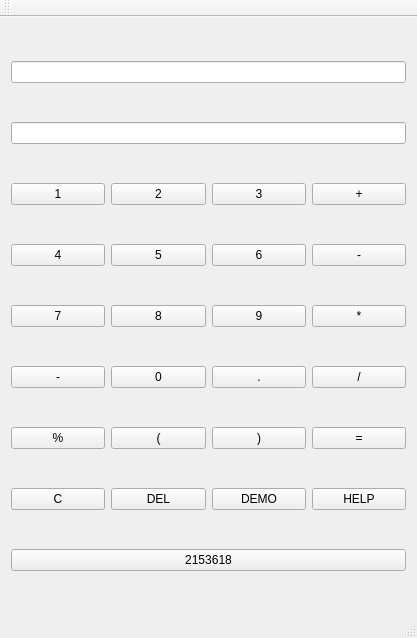
<?xml version="1.0" encoding="UTF-8"?>
<ui version="4.0">
 <class>LISP</class>
 <widget class="QMainWindow" name="LISP">
  <property name="geometry">
   <rect>
    <x>0</x>
    <y>0</y>
    <width>417</width>
    <height>638</height>
   </rect>
  </property>
  <property name="windowTitle">
   <string>LISP</string>
  </property>
  <property name="windowIcon">
   <iconset resource="resource.qrc">
    <normaloff>:/calc.png</normaloff>:/calc.png</iconset>
  </property>
  <property name="iconSize">
   <size>
    <width>60</width>
    <height>60</height>
   </size>
  </property>
  <widget class="QWidget" name="centralWidget">
   <layout class="QGridLayout" name="gridLayout">
    <item row="7" column="0">
     <layout class="QHBoxLayout" name="horizontalLayout_8">
      <item>
       <widget class="QPushButton" name="clear">
        <property name="text">
         <string>C</string>
        </property>
       </widget>
      </item>
      <item>
       <widget class="QPushButton" name="del">
        <property name="text">
         <string>DEL</string>
        </property>
       </widget>
      </item>
      <item>
       <widget class="QPushButton" name="demo">
        <property name="text">
         <string>DEMO</string>
        </property>
       </widget>
      </item>
      <item>
       <widget class="QPushButton" name="help">
        <property name="text">
         <string>HELP</string>
        </property>
       </widget>
      </item>
     </layout>
    </item>
    <item row="4" column="0">
     <layout class="QHBoxLayout" name="horizontalLayout_5">
      <item>
       <widget class="QPushButton" name="num7">
        <property name="text">
         <string>7</string>
        </property>
       </widget>
      </item>
      <item>
       <widget class="QPushButton" name="num8">
        <property name="text">
         <string>8</string>
        </property>
       </widget>
      </item>
      <item>
       <widget class="QPushButton" name="num9">
        <property name="text">
         <string>9</string>
        </property>
       </widget>
      </item>
      <item>
       <widget class="QPushButton" name="mutiply">
        <property name="text">
         <string>*</string>
        </property>
       </widget>
      </item>
     </layout>
    </item>
    <item row="3" column="0">
     <layout class="QHBoxLayout" name="horizontalLayout_4">
      <item>
       <widget class="QPushButton" name="num4">
        <property name="text">
         <string>4</string>
        </property>
       </widget>
      </item>
      <item>
       <widget class="QPushButton" name="num5">
        <property name="text">
         <string>5</string>
        </property>
       </widget>
      </item>
      <item>
       <widget class="QPushButton" name="num6">
        <property name="text">
         <string>6</string>
        </property>
       </widget>
      </item>
      <item>
       <widget class="QPushButton" name="minus">
        <property name="text">
         <string>-</string>
        </property>
       </widget>
      </item>
     </layout>
    </item>
    <item row="5" column="0">
     <layout class="QHBoxLayout" name="horizontalLayout_9">
      <item>
       <widget class="QPushButton" name="minus_2">
        <property name="text">
         <string>-</string>
        </property>
       </widget>
      </item>
      <item>
       <widget class="QPushButton" name="num0">
        <property name="text">
         <string>0</string>
        </property>
       </widget>
      </item>
      <item>
       <widget class="QPushButton" name="point">
        <property name="text">
         <string>.</string>
        </property>
       </widget>
      </item>
      <item>
       <widget class="QPushButton" name="devide">
        <property name="text">
         <string>/</string>
        </property>
       </widget>
      </item>
     </layout>
    </item>
    <item row="6" column="0">
     <layout class="QHBoxLayout" name="horizontalLayout_6">
      <item>
       <widget class="QPushButton" name="mod">
        <property name="text">
         <string>%</string>
        </property>
       </widget>
      </item>
      <item>
       <widget class="QPushButton" name="left">
        <property name="text">
         <string>(</string>
        </property>
       </widget>
      </item>
      <item>
       <widget class="QPushButton" name="right">
        <property name="text">
         <string>)</string>
        </property>
       </widget>
      </item>
      <item>
       <widget class="QPushButton" name="equal">
        <property name="text">
         <string>=</string>
        </property>
       </widget>
      </item>
     </layout>
    </item>
    <item row="1" column="0">
     <layout class="QHBoxLayout" name="horizontalLayout_2">
      <item>
       <widget class="QLineEdit" name="outputline"/>
      </item>
     </layout>
    </item>
    <item row="0" column="0">
     <layout class="QHBoxLayout" name="horizontalLayout">
      <item>
       <widget class="QLineEdit" name="inputline"/>
      </item>
     </layout>
    </item>
    <item row="2" column="0">
     <layout class="QHBoxLayout" name="horizontalLayout_3">
      <item>
       <widget class="QPushButton" name="num1">
        <property name="enabled">
         <bool>true</bool>
        </property>
        <property name="sizePolicy">
         <sizepolicy hsizetype="Minimum" vsizetype="Fixed">
          <horstretch>0</horstretch>
          <verstretch>0</verstretch>
         </sizepolicy>
        </property>
        <property name="minimumSize">
         <size>
          <width>0</width>
          <height>0</height>
         </size>
        </property>
        <property name="text">
         <string>1</string>
        </property>
       </widget>
      </item>
      <item>
       <widget class="QPushButton" name="num2">
        <property name="text">
         <string>2</string>
        </property>
       </widget>
      </item>
      <item>
       <widget class="QPushButton" name="num3">
        <property name="text">
         <string>3</string>
        </property>
       </widget>
      </item>
      <item>
       <widget class="QPushButton" name="add">
        <property name="text">
         <string>+</string>
        </property>
       </widget>
      </item>
     </layout>
    </item>
    <item row="8" column="0">
     <widget class="QPushButton" name="pushButton">
      <property name="text">
       <string>2153618</string>
      </property>
     </widget>
    </item>
   </layout>
  </widget>
  <widget class="QMenuBar" name="menuBar">
   <property name="geometry">
    <rect>
     <x>0</x>
     <y>0</y>
     <width>417</width>
     <height>26</height>
    </rect>
   </property>
  </widget>
  <widget class="QToolBar" name="mainToolBar">
   <attribute name="toolBarArea">
    <enum>TopToolBarArea</enum>
   </attribute>
   <attribute name="toolBarBreak">
    <bool>false</bool>
   </attribute>
  </widget>
  <widget class="QStatusBar" name="statusBar"/>
 </widget>
 <layoutdefault spacing="6" margin="11"/>
 <resources>
  <include location="resource.qrc"/>
 </resources>
 <connections/>
</ui>
